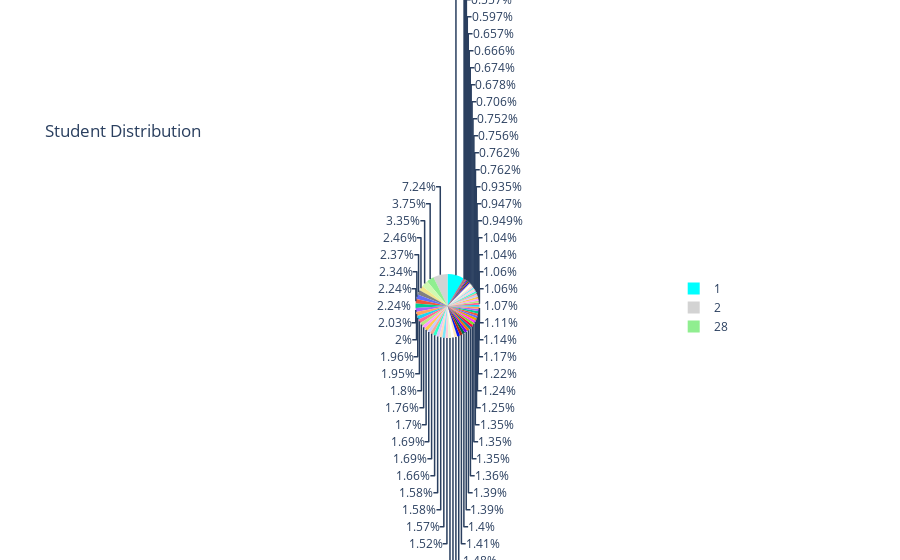

The notebook cell this image was saved under:
### Code cell
# Phân bố số lượng sinh viên giữa các tỉnh thành ?
colors = ['aqua', 'lightgrey', 'lightgreen', '#D0F9B1', 'khaki', 'grey']
a = df['MaTinh'].value_counts()
label = a.index
size = a.values
trace = go.Pie(labels=label, 
               values=size, 
               marker=dict(colors=colors))
data = [trace]
layout = go.Layout(title='Student Distribution')
fig = go.Figure(data=data, layout=layout)
py.iplot(fig)

### Figure 1 — Plotly figure (JSON) as saved in the notebook; plotly's stock layout.template omitted (floating-point values rounded to 4 significant figures)
{"data": [{"labels": [1, 2, 28, 48, 26, 21, 40, 18, 29, 37, 3, 30, 25, 34, 19, 53, 42, 49, 15, 12, 38, 41, 50, 54, 33, 16, 22, 35, 17, 56, 52, 51, 47, 44, 55, 31, 57, 39, 43, 27, 61, 10, 23, 59, 24, 46, 4, 58, 9, 32, 8, 14, 63, 64, 45, 13, 62, 60, 5, 6, 36, 7, 11], "marker": {"colors": ["aqua", "lightgrey", "lightgreen", "#D0F9B1", "khaki", "grey"]}, "type": "pie", "values": [357073, 304138, 157266, 140811, 103191, 99428, 98382, 94145, 94116, 85382, 83964, 82450, 81832, 75707, 73707, 71321, 70866, 70864, 69595, 66527, 66154, 65798, 63935, 63275, 63180, 62360, 61975, 59146, 58586, 58496, 58262, 57203, 56739, 56633, 56558, 52448, 52066, 51325, 49269, 47842, 46813, 44722, 44448, 44316, 43795, 43767, 39868, 39756, 39246, 32017, 32016, 31733, 31570, 29648, 28470, 28295, 27954, 27599, 25062, 23401, 21728, 16655, 14294]}], "layout": {"title": {"text": "Student Distribution"}}}
